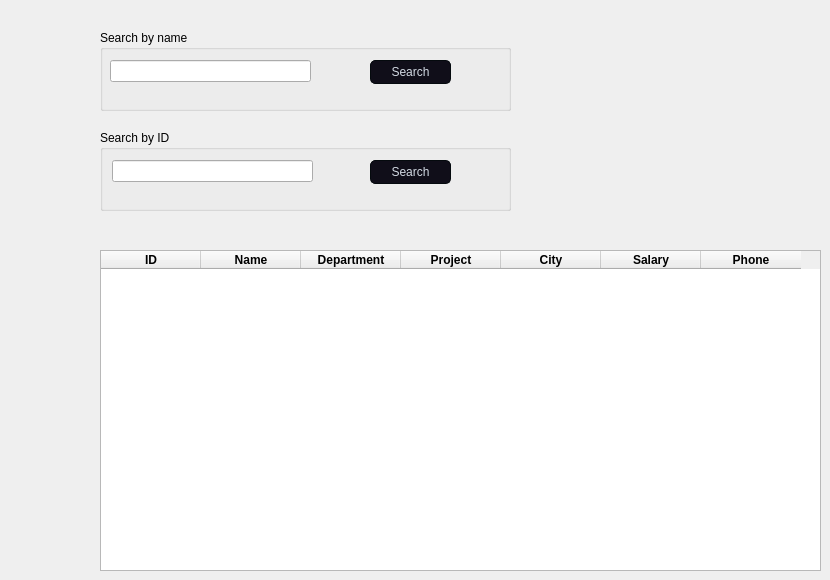
    <widget class="QWidget" name="tab_2">
     <attribute name="title">
      <string>Search</string>
     </attribute>
     <widget class="QGroupBox" name="groupBox">
      <property name="geometry">
       <rect>
        <x>100</x>
        <y>30</y>
        <width>411</width>
        <height>81</height>
       </rect>
      </property>
      <property name="title">
       <string>Search by name</string>
      </property>
      <widget class="QLineEdit" name="sbn">
       <property name="geometry">
        <rect>
         <x>10</x>
         <y>30</y>
         <width>201</width>
         <height>22</height>
        </rect>
       </property>
      </widget>
      <widget class="QPushButton" name="sbn_btn">
       <property name="geometry">
        <rect>
         <x>270</x>
         <y>30</y>
         <width>81</width>
         <height>24</height>
        </rect>
       </property>
       <property name="styleSheet">
        <string notr="true">
/*
Neon Style Sheet for QT Applications (QpushButton)
Author: Jaime A. Quiroga P.
Company: GTRONICK
Last updated: 24/10/2020, 15:42.
Available at: https://github.com/GTRONICK/QSS/blob/master/NeonButtons.qss
*/
QPushButton{
	border-style: solid;
	border-color: #050a0e;
	border-width: 1px;
	border-radius: 5px;
	color: #d3dae3;
	padding: 2px;
	background-color: #100E19;
}
QPushButton::default{
	border-style: solid;
	border-color: #050a0e;
	border-width: 1px;
	border-radius: 5px;
	color: #FFFFFF;
	padding: 2px;
	background-color: #151a1e;
}
QPushButton:hover{
	border-style: solid;
	border-top-color: qlineargradient(spread:pad, x1:0, y1:1, x2:1, y2:1, stop:0 #C0DB50, stop:0.4 #C0DB50, stop:0.5 #100E19, stop:1 #100E19);
    border-bottom-color: qlineargradient(spread:pad, x1:0, y1:1, x2:1, y2:1, stop:0 #100E19, stop:0.5 #100E19, stop:0.6 #C0DB50, stop:1 #C0DB50);
    border-left-color: qlineargradient(spread:pad, x1:0, y1:0, x2:0, y2:1, stop:0 #C0DB50, stop:0.3 #C0DB50, stop:0.7 #100E19, stop:1 #100E19);
    border-right-color: qlineargradient(spread:pad, x1:0, y1:1, x2:0, y2:0, stop:0 #C0DB50, stop:0.3 #C0DB50, stop:0.7 #100E19, stop:1 #100E19);
	border-width: 2px;
    border-radius: 1px;
	color: #d3dae3;
	padding: 2px;
}
QPushButton:pressed{
	border-style: solid;
	border-top-color: qlineargradient(spread:pad, x1:0, y1:1, x2:1, y2:1, stop:0 #d33af1, stop:0.4 #d33af1, stop:0.5 #100E19, stop:1 #100E19);
    border-bottom-color: qlineargradient(spread:pad, x1:0, y1:1, x2:1, y2:1, stop:0 #100E19, stop:0.5 #100E19, stop:0.6 #d33af1, stop:1 #d33af1);
    border-left-color: qlineargradient(spread:pad, x1:0, y1:0, x2:0, y2:1, stop:0 #d33af1, stop:0.3 #d33af1, stop:0.7 #100E19, stop:1 #100E19);
    border-right-color: qlineargradient(spread:pad, x1:0, y1:1, x2:0, y2:0, stop:0 #d33af1, stop:0.3 #d33af1, stop:0.7 #100E19, stop:1 #100E19);
	border-width: 2px;
    border-radius: 1px;
	color: #d3dae3;
	padding: 2px;
}
</string>
       </property>
       <property name="text">
        <string>Search</string>
       </property>
      </widget>
     </widget>
     <widget class="QGroupBox" name="groupBox_2">
      <property name="geometry">
       <rect>
        <x>100</x>
        <y>130</y>
        <width>411</width>
        <height>81</height>
       </rect>
      </property>
      <property name="title">
       <string>Search by ID</string>
      </property>
      <widget class="QLineEdit" name="sbi">
       <property name="geometry">
        <rect>
         <x>12</x>
         <y>30</y>
         <width>201</width>
         <height>22</height>
        </rect>
       </property>
      </widget>
      <widget class="QPushButton" name="sbi_btn">
       <property name="geometry">
        <rect>
         <x>270</x>
         <y>30</y>
         <width>81</width>
         <height>24</height>
        </rect>
       </property>
       <property name="styleSheet">
        <string notr="true">
/*
Neon Style Sheet for QT Applications (QpushButton)
Author: Jaime A. Quiroga P.
Company: GTRONICK
Last updated: 24/10/2020, 15:42.
Available at: https://github.com/GTRONICK/QSS/blob/master/NeonButtons.qss
*/
QPushButton{
	border-style: solid;
	border-color: #050a0e;
	border-width: 1px;
	border-radius: 5px;
	color: #d3dae3;
	padding: 2px;
	background-color: #100E19;
}
QPushButton::default{
	border-style: solid;
	border-color: #050a0e;
	border-width: 1px;
	border-radius: 5px;
	color: #FFFFFF;
	padding: 2px;
	background-color: #151a1e;
}
QPushButton:hover{
	border-style: solid;
	border-top-color: qlineargradient(spread:pad, x1:0, y1:1, x2:1, y2:1, stop:0 #C0DB50, stop:0.4 #C0DB50, stop:0.5 #100E19, stop:1 #100E19);
    border-bottom-color: qlineargradient(spread:pad, x1:0, y1:1, x2:1, y2:1, stop:0 #100E19, stop:0.5 #100E19, stop:0.6 #C0DB50, stop:1 #C0DB50);
    border-left-color: qlineargradient(spread:pad, x1:0, y1:0, x2:0, y2:1, stop:0 #C0DB50, stop:0.3 #C0DB50, stop:0.7 #100E19, stop:1 #100E19);
    border-right-color: qlineargradient(spread:pad, x1:0, y1:1, x2:0, y2:0, stop:0 #C0DB50, stop:0.3 #C0DB50, stop:0.7 #100E19, stop:1 #100E19);
	border-width: 2px;
    border-radius: 1px;
	color: #d3dae3;
	padding: 2px;
}
QPushButton:pressed{
	border-style: solid;
	border-top-color: qlineargradient(spread:pad, x1:0, y1:1, x2:1, y2:1, stop:0 #d33af1, stop:0.4 #d33af1, stop:0.5 #100E19, stop:1 #100E19);
    border-bottom-color: qlineargradient(spread:pad, x1:0, y1:1, x2:1, y2:1, stop:0 #100E19, stop:0.5 #100E19, stop:0.6 #d33af1, stop:1 #d33af1);
    border-left-color: qlineargradient(spread:pad, x1:0, y1:0, x2:0, y2:1, stop:0 #d33af1, stop:0.3 #d33af1, stop:0.7 #100E19, stop:1 #100E19);
    border-right-color: qlineargradient(spread:pad, x1:0, y1:1, x2:0, y2:0, stop:0 #d33af1, stop:0.3 #d33af1, stop:0.7 #100E19, stop:1 #100E19);
	border-width: 2px;
    border-radius: 1px;
	color: #d3dae3;
	padding: 2px;
}
</string>
       </property>
       <property name="text">
        <string>Search</string>
       </property>
      </widget>
     </widget>
     <widget class="QTableWidget" name="tableWidget">
      <property name="geometry">
       <rect>
        <x>100</x>
        <y>250</y>
        <width>721</width>
        <height>321</height>
       </rect>
      </property>
      <property name="font">
       <font>
        <bold>false</bold>
        <underline>false</underline>
       </font>
      </property>
      <property name="editTriggers">
       <set>QAbstractItemView::NoEditTriggers</set>
      </property>
      <column>
       <property name="text">
        <string>ID</string>
       </property>
       <property name="font">
        <font>
         <bold>true</bold>
        </font>
       </property>
      </column>
      <column>
       <property name="text">
        <string>Name</string>
       </property>
       <property name="font">
        <font>
         <bold>true</bold>
        </font>
       </property>
      </column>
      <column>
       <property name="text">
        <string>Department</string>
       </property>
       <property name="font">
        <font>
         <bold>true</bold>
        </font>
       </property>
      </column>
      <column>
       <property name="text">
        <string>Project</string>
       </property>
       <property name="font">
        <font>
         <bold>true</bold>
        </font>
       </property>
      </column>
      <column>
       <property name="text">
        <string>City</string>
       </property>
       <property name="font">
        <font>
         <bold>true</bold>
        </font>
       </property>
      </column>
      <column>
       <property name="text">
        <string>Salary</string>
       </property>
       <property name="font">
        <font>
         <bold>true</bold>
        </font>
       </property>
      </column>
      <column>
       <property name="text">
        <string>Phone</string>
       </property>
       <property name="font">
        <font>
         <bold>true</bold>
        </font>
       </property>
      </column>
     </widget>
    </widget>
